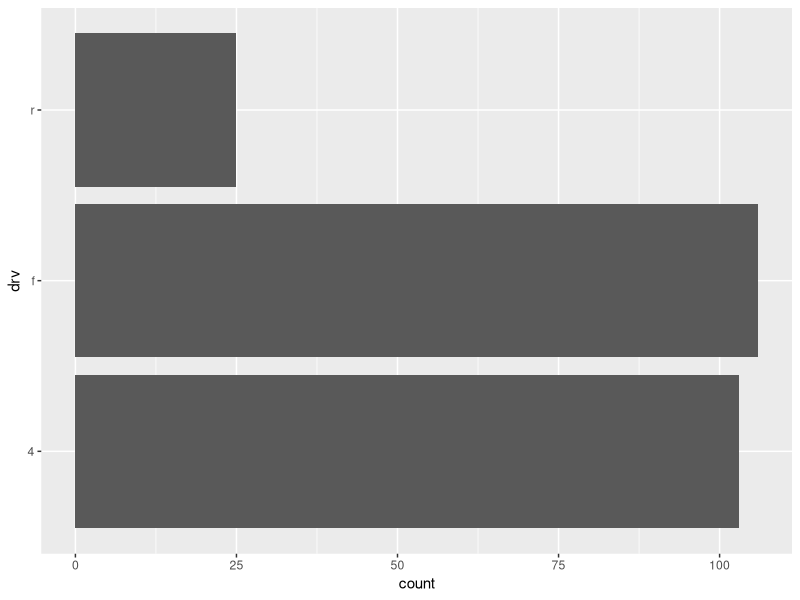
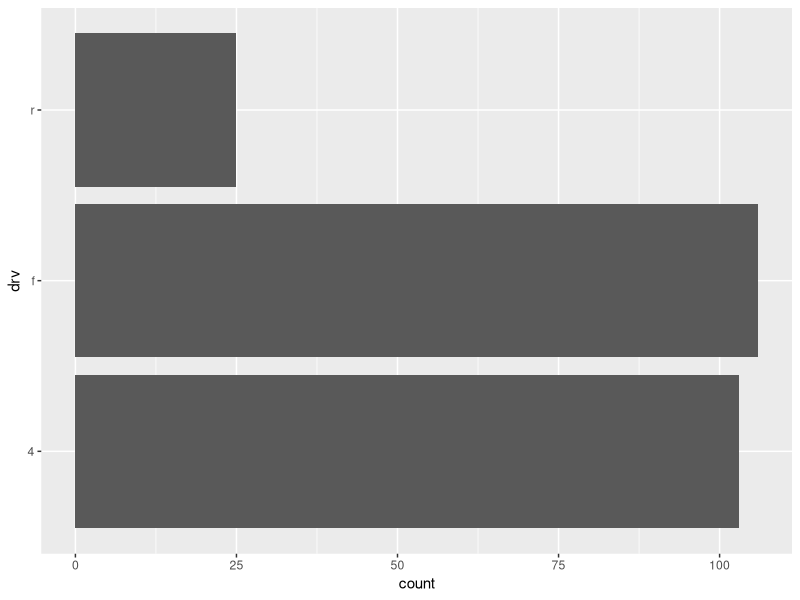
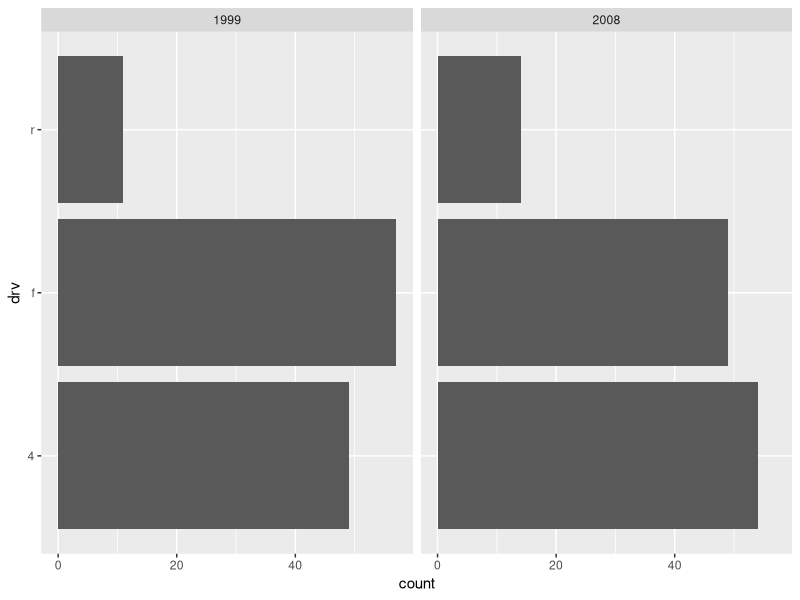

Write the R code that produced these figures, in order. (Note: this script raises an error after producing the figures.)
## ---- chunk 1
#| include: false
knitr::opts_chunk$set(collapse = TRUE, comment = "#>", fig.show = "hide")
library(ggplot2)
## ---- chunk 2
mpg_drv_summary <- function() {
  ggplot2::ggplot(ggplot2::mpg) + 
    ggplot2::geom_bar(ggplot2::aes(x = .data$drv)) + 
    ggplot2::coord_flip()
}
## ---- chunk 3
#| include: false
# make sure this function runs!
mpg_drv_summary()
## ---- chunk 4
#' @importFrom ggplot2 ggplot aes geom_bar coord_flip
mpg_drv_summary <- function() {
  ggplot(ggplot2::mpg) + 
    geom_bar(aes(x = drv)) + 
    coord_flip()
}
## ---- chunk 5
#| include: false
# make sure this function runs!
mpg_drv_summary()
## ---- chunk 6
mpg_drv_summary <- function() {
  ggplot(ggplot2::mpg) + 
    geom_bar(aes(y = drv)) + 
    facet_wrap(vars(year))
}
## ---- chunk 7
mpg_drv_summary <- function() {
  ggplot(ggplot2::mpg) + 
    geom_bar(aes(y = .data$drv)) +
    facet_wrap(vars(.data$year))
}
## ---- chunk 8
col_summary <- function(df, col, by) {
  ggplot(df) + 
    geom_bar(aes(y = .data[[col]])) + 
    facet_wrap(vars(.data[[by]]))
}

col_summary(mpg, "drv", "year")
## ---- chunk 9
col_summary <- function(df, col, by = NULL, fill = NULL, ...) {
  
  optional  <- list(fill = fill, ...)
  is_symbol <- lengths(optional) > 0
  optional  <- c(data_syms(optional[is_symbol]), optional[!is_symbol])

  by <- if (!is.null(by)) facet_wrap(vars(.data[[by]]))
  
  ggplot(df) +
    geom_bar(aes(y = .data[[col]], !!!optional)) +
    by
}

col_summary(mpg, "drv", colour = "class")
## ---- chunk 10
#| eval: !expr (packageVersion("rlang") >= "0.3.4.9003")
col_summary <- function(df, col, by) {
  ggplot(df) + 
    geom_bar(aes(y = {{ col }})) + 
    facet_wrap(vars({{ by }}))
}

col_summary(mpg, drv, year)
## ---- chunk 11
mpg_drv_dist <- structure(
  c(
    "4" = 103 / 234,
    "f" = 106 / 234,
    "r" = 25 / 234
  ),
  class = "discrete_distr"
)
## ---- chunk 12
discrete_distr_data <- function(x) {
  tibble::tibble(
    value = names(x),
    probability = as.numeric(x)
  )
}

discrete_distr_data(mpg_drv_dist)
## ---- chunk 13
#' @importFrom ggplot2 autoplot
autoplot.discrete_distr <- function(object, ...) {
  plot_data <- discrete_distr_data(object)
  ggplot(plot_data, aes(.data$value, .data$probability)) +
    geom_col() +
    coord_flip() +
    labs(x = "Value", y = "Probability")
}
## ---- chunk 14
#' @importFrom graphics plot
plot.discrete_distr <- function(x, ...) {
  print(autoplot(x, ...))
}
## ---- chunk 15
#' @importFrom ggplot2 %+replace%
theme_custom <- function(...) {
  theme_grey(...) %+replace% 
    theme(
      panel.border = element_rect(linewidth = 1, fill = NA),
      panel.background = element_blank(),
      panel.grid = element_line(colour = "grey80")
    )
}

mpg_drv_summary() + theme_custom()
## ---- chunk 16
mpg_drv_summary2 <- function() {
  mpg_drv_summary() + theme_custom()
}
## ---- chunk 17
theme_custom <- function(...) {
  `%+replace%` <- ggplot2::`%+replace%`
  
  ggplot2::theme_grey(...) %+replace% 
    ggplot2::theme(panel.background = ggplot2::element_blank())
}
## ---- chunk 18
#| include: false
# make sure this function runs!
mpg_drv_summary() + theme_custom()
